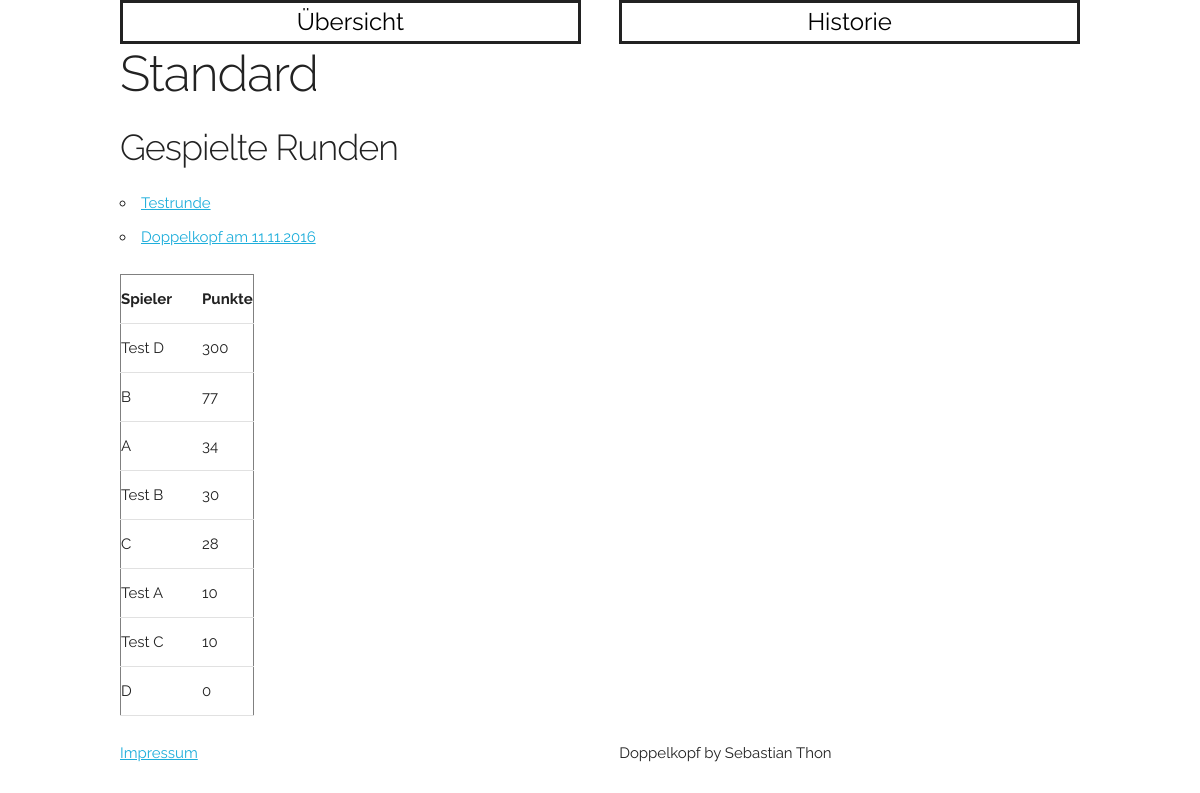
The page /doppelkopf/tournament/1/ on the database its author committed.
### doppelkopf/models.py (models this page shows, shortened)
class Tournament(models.Model):
    name = models.CharField(max_length=100)
    played_games = models.PositiveSmallIntegerField(default=0)
    pub_date = models.DateTimeField(auto_now_add=True)
    def get_round_points(self, rounds):
        points = {}
        points_player = {}
        for r in rounds:
            points.setdefault(r.player_A, []).append(r.points_A)
            points.setdefault(r.player_B, []).append(r.points_B)
            points.setdefault(r.player_C, []).append(r.points_C)
            points.setdefault(r.player_D, []).append(r.points_D)
        for i, p in enumerate(points):
            points_sum = 0
            a = points[p]
            for x in a:
                points_sum += x
            points_player[p] = points_sum
        points_player_sorted = sorted(points_player.items(), key=itemgetter(1), reverse=True)
        return points_player_sorted

class Round(models.Model):
    name = models.CharField(max_length=100)
    player_A = models.CharField(max_length=100)
    player_B = models.CharField(max_length=100)
    player_C = models.CharField(max_length=100)
    player_D = models.CharField(max_length=100)
    points_A = models.PositiveSmallIntegerField(default=0)
    points_B = models.PositiveSmallIntegerField(default=0)
    points_C = models.PositiveSmallIntegerField(default=0)
    points_D = models.PositiveSmallIntegerField(default=0)
    pub_date = models.DateTimeField(auto_now_add=True)
    last_played = models.DateTimeField(auto_now=True)
    tournament_played = models.ForeignKey(Tournament, on_delete=models.CASCADE, default=0)

### doppelkopf/views.py (the view)
# urls.py: url(r'^tournament/(?P<tournament_id>[0-9]+)/$', views.show_tournament, name='tournamentdetail'),
def show_tournament(request, tournament_id):
    tournament_now = get_object_or_404(Tournament, pk=tournament_id)
    rounds = Round.objects.filter(tournament_played=tournament_now.id)
    points = tournament_now.get_round_points(rounds)
    context = {'tournament_now': tournament_now, 'rounds': rounds, 'points': points}
    return render(request, 'doppelkopf/tournamentdetail.html', context)

### doppelkopf/templates/doppelkopf/tournamentdetail.html (shortened to what this page needs)
{% extends './base.html' %}
{% block header %}
 <h1>{{ tournament_now.name }}</h1>
{% endblock %}
{% block content %}
    {% if rounds %}
        <h3>Gespielte Runden</h3>
        <ul>
        {% for r in rounds %}
            <li><a href="{% url 'doppelkopf:detail' r.id %}">{{ r.name }}</a></li>
        {% endfor %}
        </ul>
    {% endif %}
        {% if points %}
        <table border rules="groups">
            <thead>
            <tr>
                <th>Spieler</th>
                <th>Punkte</th>
            </tr>
            </thead>
                <tbody>
                {% for key, value in points %}
                <tr>
                    <td>{{ key }}</td>
                    <td>{{ value }}</td>
                </tr>
                {% endfor %}
                </tbody>
            </table>
        {% else %}
        <p>No rounds are available.</p>
        {% endif %}
{% endblock %}

### doppelkopf/static/doppelkopf/css/skeleton.css (style rules this page uses)
html { font-size: 62.5%; }
body { font-size: 1.5em; line-height: 1.6; font-weight: 400; font-family: "Raleway", "HelveticaNeue", "Helvetica Neue", Helvetica, Arial, sans-serif; color: #222; }
h1, h2, h3, h4, h5, h6 { margin-top: 0; margin-bottom: 2rem; font-weight: 300; }
h1 { font-size: 4.0rem; line-height: 1.2; letter-spacing: -.1rem; }
h3 { font-size: 3.0rem; line-height: 1.3; letter-spacing: -.1rem; }
@media (min-width: 550px) { h1 { font-size: 5.0rem; } }
@media (min-width: 550px) { h3 { font-size: 3.6rem; } }
a { color: #1EAEDB; }
ul { list-style: circle inside; }
ol, ul { padding-left: 0; margin-top: 0; }
li { margin-bottom: 1rem; }
th, td { padding: 12px 15px; text-align: left; border-bottom: 1px solid #E1E1E1; }
th:first-child, td:first-child { padding-left: 0; }
th:last-child, td:last-child { padding-right: 0; }
pre, blockquote, dl, figure, table, p, ul, ol, form { margin-bottom: 2.5rem; }

### rows shown on the page
Tournament: name "Standard"
Round: name "Testrunde", points "Test D" "Test B" "Test A" "Test C"
Round: name "Doppelkopf am 11.11.2016"

### other values the page prints
{{ value }} "300" "77" "34" "30" "28" "10" "10" "0"
{{ key }} "B" "A" "C" "D"
